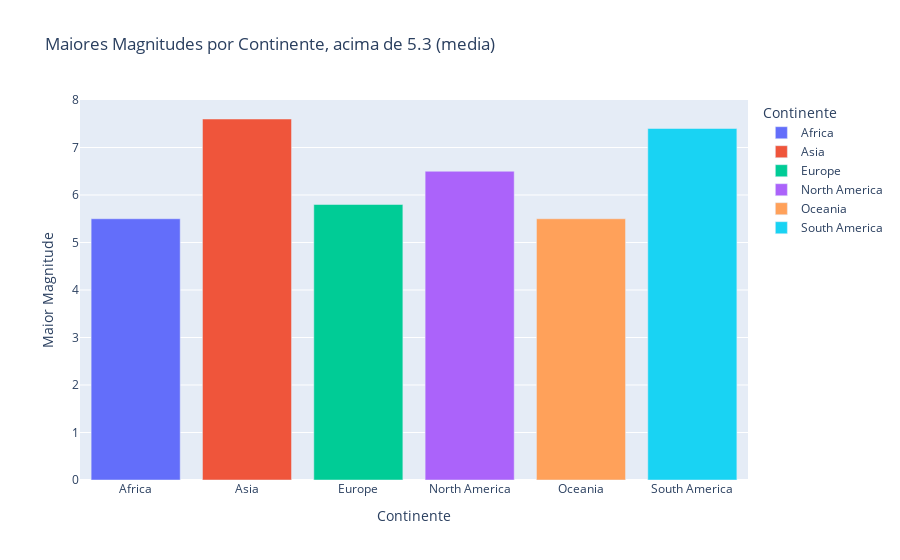

This figure's notebook cell:
### Code cell
# Filtrar magnitudes maiores que 5.3
maiores_terremotos = df[df['magnitude'] > 5.3]

# Agrupar por continente e pegar as maiores magnitudes
df_max_magnitude = maiores_terremotos.groupby('continent')['magnitude'].max().reset_index()


fig_bar = px.bar(
    df_max_magnitude,
    x='continent',
    y='magnitude',
    labels={
        'continent': 'Continente',
        'magnitude': 'Maior Magnitude'
    },
    title='Maiores Magnitudes por Continente, acima de 5.3 (media) ',
    color='continent'
)


fig_bar.show()

### Figure 1 — Plotly figure (JSON) as saved in the notebook; plotly's stock layout.template omitted (floating-point values rounded to 4 significant figures)
{"data": [{"alignmentgroup": "True", "hovertemplate": "Continente=%{x}<br>Maior Magnitude=%{y}<extra></extra>", "legendgroup": "Africa", "marker": {"color": "#636efa", "pattern": {"shape": ""}}, "name": "Africa", "offsetgroup": "Africa", "orientation": "v", "showlegend": true, "textposition": "auto", "type": "bar", "x": ["Africa"], "xaxis": "x", "y": [5.5], "yaxis": "y"}, {"alignmentgroup": "True", "hovertemplate": "Continente=%{x}<br>Maior Magnitude=%{y}<extra></extra>", "legendgroup": "Asia", "marker": {"color": "#EF553B", "pattern": {"shape": ""}}, "name": "Asia", "offsetgroup": "Asia", "orientation": "v", "showlegend": true, "textposition": "auto", "type": "bar", "x": ["Asia"], "xaxis": "x", "y": [7.6], "yaxis": "y"}, {"alignmentgroup": "True", "hovertemplate": "Continente=%{x}<br>Maior Magnitude=%{y}<extra></extra>", "legendgroup": "Europe", "marker": {"color": "#00cc96", "pattern": {"shape": ""}}, "name": "Europe", "offsetgroup": "Europe", "orientation": "v", "showlegend": true, "textposition": "auto", "type": "bar", "x": ["Europe"], "xaxis": "x", "y": [5.8], "yaxis": "y"}, {"alignmentgroup": "True", "hovertemplate": "Continente=%{x}<br>Maior Magnitude=%{y}<extra></extra>", "legendgroup": "North America", "marker": {"color": "#ab63fa", "pattern": {"shape": ""}}, "name": "North America", "offsetgroup": "North America", "orientation": "v", "showlegend": true, "textposition": "auto", "type": "bar", "x": ["North America"], "xaxis": "x", "y": [6.5], "yaxis": "y"}, {"alignmentgroup": "True", "hovertemplate": "Continente=%{x}<br>Maior Magnitude=%{y}<extra></extra>", "legendgroup": "Oceania", "marker": {"color": "#FFA15A", "pattern": {"shape": ""}}, "name": "Oceania", "offsetgroup": "Oceania", "orientation": "v", "showlegend": true, "textposition": "auto", "type": "bar", "x": ["Oceania"], "xaxis": "x", "y": [5.5], "yaxis": "y"}, {"alignmentgroup": "True", "hovertemplate": "Continente=%{x}<br>Maior Magnitude=%{y}<extra></extra>", "legendgroup": "South America", "marker": {"color": "#19d3f3", "pattern": {"shape": ""}}, "name": "South America", "offsetgroup": "South America", "orientation": "v", "showlegend": true, "textposition": "auto", "type": "bar", "x": ["South America"], "xaxis": "x", "y": [7.4], "yaxis": "y"}], "layout": {"autosize": true, "barmode": "relative", "legend": {"title": {"text": "Continente"}, "tracegroupgap": 0}, "title": {"text": "Maiores Magnitudes por Continente, acima de 5.3 (media) "}, "xaxis": {"anchor": "y", "autorange": true, "categoryarray": ["Africa", "Asia", "Europe", "North America", "Oceania", "South America"], "categoryorder": "array", "domain": [0, 1], "range": [-0.5, 5.5], "title": {"text": "Continente"}, "type": "category"}, "yaxis": {"anchor": "x", "autorange": true, "domain": [0, 1], "range": [0, 8], "title": {"text": "Maior Magnitude"}, "type": "linear"}}}
